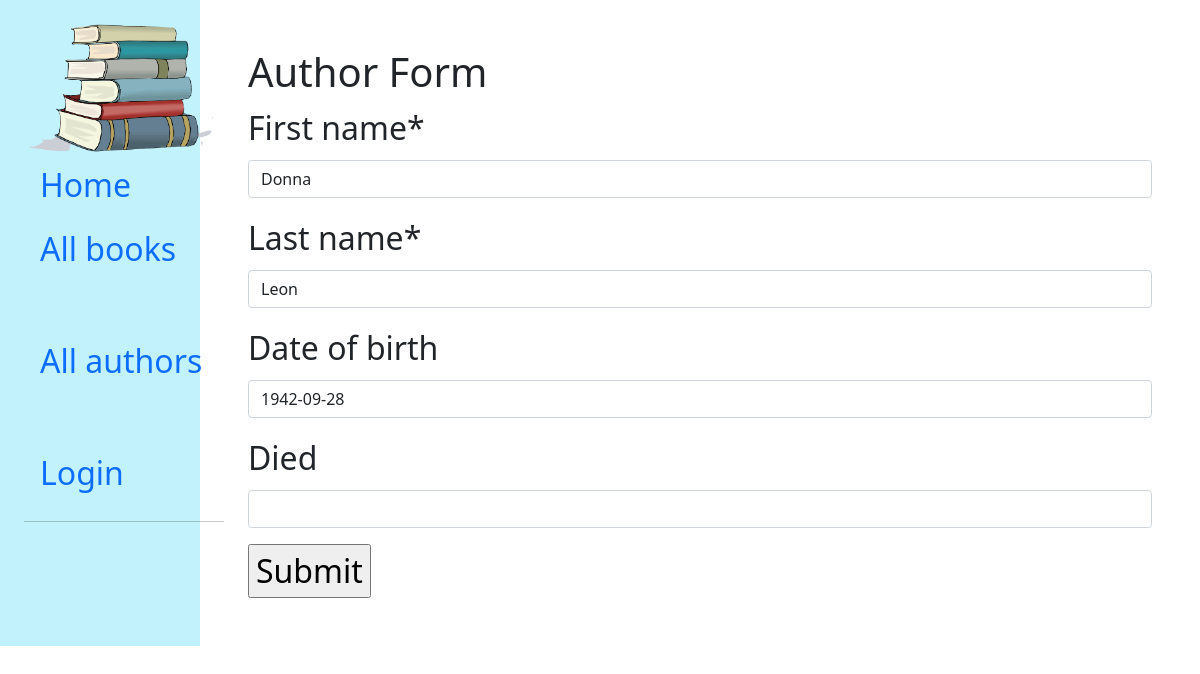
Page /catalog/author/2/update/ on the committed database.
### catalog/models.py (models this page shows, shortened)
class Author(models.Model):
    first_name = models.CharField(max_length=100)
    last_name = models.CharField(max_length=100)
    date_of_birth = models.DateField(null=True, blank=True)
    date_of_death = models.DateField('Died', null=True, blank=True)
    class Meta:
        ordering = ['last_name', 'first_name']

### catalog/views.py (the view)
# urls.py: path('author/<int:pk>/update/', views.AuthorUpdate.as_view(), name='author-update'),
class AuthorUpdate(UpdateView):
    model = Author
    fields = '__all__' # Not recommended (potential security issue if more fields added)

### catalog/templates/catalog/author_form.html (shortened to what this page needs)
{% extends "base_generic.html" %}
{% load crispy_forms_tags %}
{% block content %}
<h1>Author Form</h1>
<form action="" method="post">
  <table>
    {{ form|crispy }}
  </table>
  <input type="submit" value="Submit">
</form>
{% endblock %}

### catalog/static/css/styles.css (style rules this page uses)
body { font-size: 2rem; }

### rows in the picture
Author: first_name "Donna", last_name "Leon", date_of_birth "1942-09-28"
